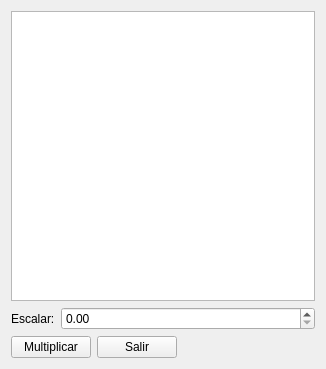
<?xml version="1.0" encoding="UTF-8"?>
<ui version="4.0">
 <class>Widget</class>
 <widget class="QWidget" name="Widget">
  <property name="geometry">
   <rect>
    <x>0</x>
    <y>0</y>
    <width>326</width>
    <height>369</height>
   </rect>
  </property>
  <property name="windowTitle">
   <string>Widget</string>
  </property>
  <layout class="QGridLayout" name="gridLayout">
   <item row="0" column="0">
    <widget class="QTableView" name="tableView"/>
   </item>
   <item row="1" column="0">
    <layout class="QFormLayout" name="formLayout">
     <item row="0" column="0">
      <widget class="QLabel" name="label">
       <property name="text">
        <string>Escalar:</string>
       </property>
      </widget>
     </item>
     <item row="0" column="1">
      <widget class="QDoubleSpinBox" name="escalarDoubleSpinBox"/>
     </item>
    </layout>
   </item>
   <item row="2" column="0">
    <layout class="QHBoxLayout" name="horizontalLayout">
     <item>
      <widget class="QPushButton" name="multiplicarPushButton">
       <property name="text">
        <string>Multiplicar</string>
       </property>
      </widget>
     </item>
     <item>
      <widget class="QPushButton" name="SalirPushButton">
       <property name="text">
        <string>Salir</string>
       </property>
      </widget>
     </item>
     <item>
      <spacer name="horizontalSpacer">
       <property name="orientation">
        <enum>Qt::Horizontal</enum>
       </property>
       <property name="sizeHint" stdset="0">
        <size>
         <width>40</width>
         <height>20</height>
        </size>
       </property>
      </spacer>
     </item>
    </layout>
   </item>
  </layout>
  <action name="actionIntroducirMatriz">
   <property name="text">
    <string>IntroducirMatriz</string>
   </property>
  </action>
 </widget>
 <resources/>
 <connections/>
</ui>
